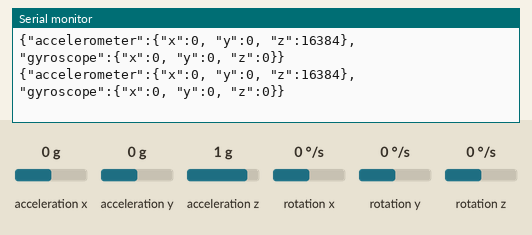
Bench run of a sketch on a simulated Arduino Uno, built with avr-gcc and run on an emulated ATmega328P. On the bench: the last lines printed to the serial monitor. The test bench sets the inputs (shaded band); at power-on: acceleration x 0 g, acceleration y 0 g, acceleration z 1 g, rotation x 0 °/s, rotation y 0 °/s, rotation z 0 °/s.

Above: at 1.2 s.
1.3 s: acceleration x set to -1.4 g
At 1.48 s:
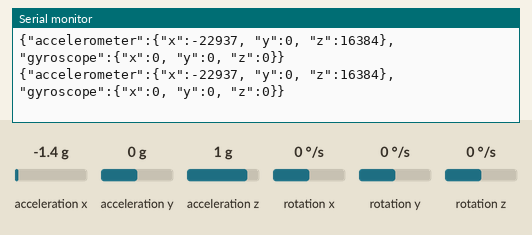
2.8 s: acceleration x set to 0 g
At 2.85 s:
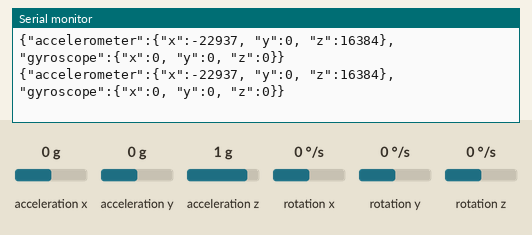
5.8 s: acceleration y set to -1.4 g
At 5.91 s:
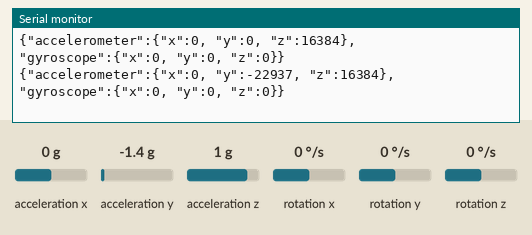
7.3 s: acceleration z set to -1.4 g
At 7.38 s:
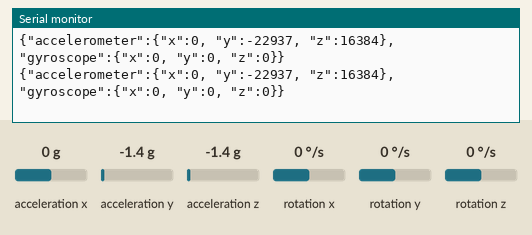
8.8 s: rotation x set to -192 °/s
At 8.86 s:
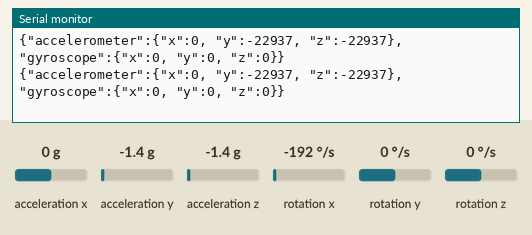

The sketch:

gyroscope-sketch.ino
```cpp
#include <Wire.h>
#include <I2Cdev.h>
#include <MPU6050.h>

MPU6050 accelgyro;


void setup() {
    Serial.begin(115200); // Start serial communication at 115200 baud
    Wire.begin();         // Initialize I2C
    accelgyro.initialize(); // Initialize the MPU-6050 sensor

    // Check if MPU-6050 is connected properly
    if (!accelgyro.testConnection()) {
        Serial.println("MPU6050 connection failed");
    } else {
        Serial.println("MPU6050 connection successful");
    }
}


void loop() {
    int16_t ax, ay, az;
    int16_t gx, gy, gz;

    // Read raw accel/gyro measurements from MPU-6050
    accelgyro.getMotion6(&ax, &ay, &az, &gx, &gy, &gz);

    // Start JSON output
    Serial.print("{");

    // Add accelerometer data to JSON
    Serial.print("\"accelerometer\":{");
    Serial.print("\"x\":"); Serial.print(ax);
    Serial.print(", \"y\":"); Serial.print(ay);
    Serial.print(", \"z\":"); Serial.print(az);
    Serial.print("}, ");

    // Add gyroscope data to JSON
    Serial.print("\"gyroscope\":{");
    Serial.print("\"x\":"); Serial.print(gx);
    Serial.print(", \"y\":"); Serial.print(gy);
    Serial.print(", \"z\":"); Serial.print(gz);
    Serial.print("}");

    // End JSON output
    Serial.println("}");

    delay(100); // Delay to make the output readable
}
```

Measured:
- after the input at 1.3 s, the serial monitor: prints a new line after 0.07 s (image 1)
- after the input at 5.8 s, the serial monitor: prints a new line after 0.10 s (image 3)
